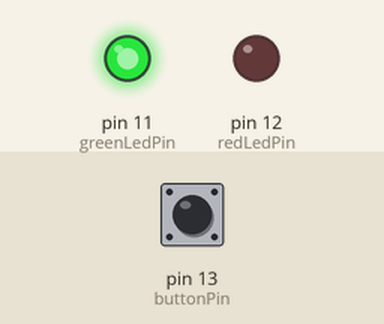
A sketch run on a simulated Arduino Uno, built with avr-gcc and run on an emulated ATmega328P. Parts: output pins drawn as LEDs (lit = HIGH). Inputs (shaded band) come from the test bench; at power-on: pin 13 (buttonPin) HIGH.

Above: at 1.2 s.
1.3 s: pin 13 (buttonPin) pulled LOW for 0.15 s
At 1.4 s:
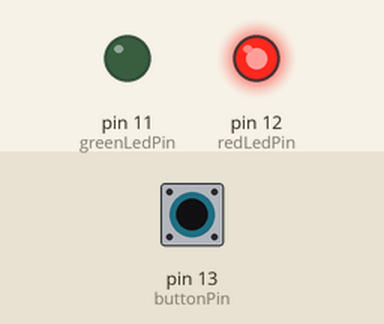
3.0 s: pin 13 (buttonPin) pulled LOW for 3.2 s
At 7.5 s:
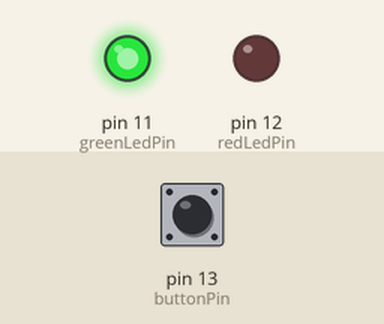
Timing chart, 0 to 9.0 s (numbered marks = the images above; inputs shaded):
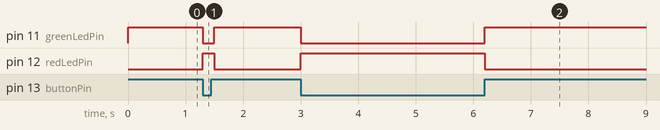

Measured:
- after the input at 1.3 s, pin 11 (greenLedPin): HIGH → LOW at once, → HIGH 0.20 s later; pin 12 (redLedPin): LOW → HIGH at once, → LOW 0.20 s later
- after the input at 3.0 s, pin 11 (greenLedPin): HIGH → LOW at once, → HIGH 3.2 s later; pin 12 (redLedPin): LOW → HIGH at once, → LOW 3.2 s later

The sketch:

Sender_NoTransceiver.ino
```cpp
int buttonPin = 13;
int redLedPin = 12;
int greenLedPin = 11;


void setup() {
  // Serial.begin(9600);
  // while(!Serial);
  // Serial.println("LoRa Sender Node Test");

  // set pinmode of led and button pins
  pinMode(buttonPin, INPUT);
  pinMode(greenLedPin, OUTPUT);
  pinMode(redLedPin, OUTPUT);

}

void loop() {
  // read in analog signal from sensor and use to turn on/off LED
  digitalWrite(greenLedPin, digitalRead(buttonPin));
  digitalWrite(redLedPin, !digitalRead(buttonPin));


  // Serial.print("Reading: ");
  // Serial.println(digitalRead(buttonPin));
  // delay between packet sends
  delay(100);
}
```
